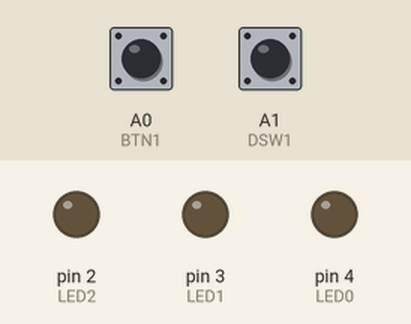
A sketch run on a simulated Arduino Uno, built with avr-gcc and run on an emulated ATmega328P. Parts: output pins drawn as LEDs (lit = HIGH). The inputs (shaded band) are chosen by the test bench; at power-on: A0 (BTN1) LOW, A1 (DSW1) LOW.

Above: at 1.2 s.
1.3 s: A0 (BTN1) pulled HIGH for 0.15 s
At 1.37 s:
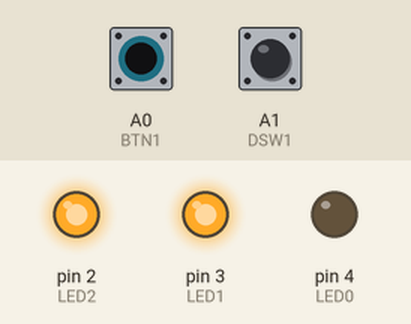
2.9 s: A1 (DSW1) pulled HIGH for 0.15 s
At 2.97 s:
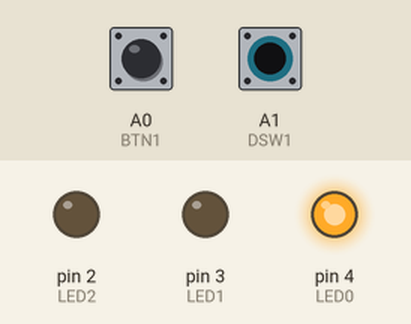
4.5 s: A1 (DSW1) pulled HIGH for 3.2 s
At 8.9 s:
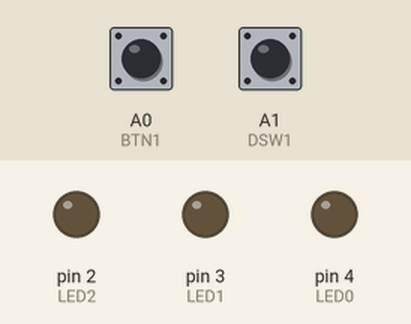
9.2 s: A0 (BTN1) pulled HIGH for 3.2 s
At 10.0 s:
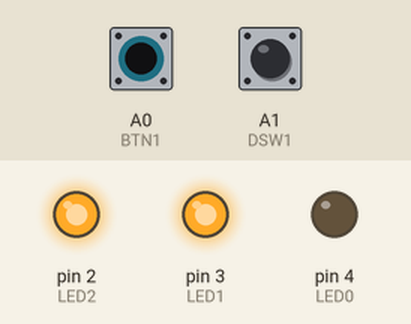
13.9 s: A0 (BTN1) driven HIGH and A1 (DSW1) driven HIGH
At 14.8 s:
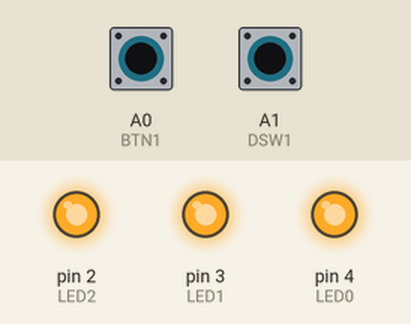
Timing chart, 0 to 16.4 s (numbered marks = the images above; inputs shaded):
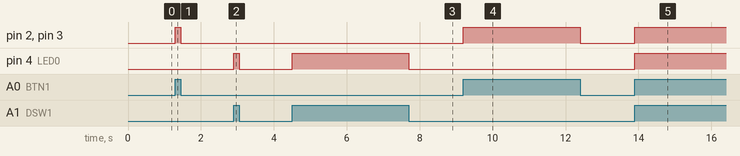

Measured:
- after the input at 1.3 s, pin 2 (LED2), pin 3 (LED1): LOW → HIGH at once, → LOW 0.15 s later
- after the input at 2.9 s, pin 4 (LED0): LOW → HIGH at once, → LOW 0.15 s later
- after the input at 4.5 s, pin 4 (LED0): LOW → HIGH at once, → LOW 3.2 s later
- after the input at 9.2 s, pin 2 (LED2), pin 3 (LED1): LOW → HIGH at once, → LOW 3.2 s later
- after the input at 13.9 s, pin 2 (LED2), pin 3 (LED1), pin 4 (LED0): LOW → HIGH at once

The sketch:

Frimware_E06.ino
```cpp
//" ¡No copies y pegues el código, analízalo e inspirate en el! "
/*************************************************************************
 *   Copyright (C) 2023 Jesús Camarena                                   *
 *   jesus.garzacmn@uanl.edu.mx                                          *
 *   Licencia: Attribution-NonCommercial-ShareAlike 3.0(CC-BY-NC-SA 3.0) *
 *   https://creativecommons.org/licenses/by-nc-sa/3.0/                  *
 *                                                                       *
 *   Ejemplo:                                                            *
 *   Dispositivo: Arduino UNO                                            *
 *   Lenguaje: Arduino                                                   *
 *   Rev: 1.0                                                            *
 *                                                     Fecha: 25/03/23   *
 ************************************************************************/
//--------------------------------INICO---------------------------------//

//--Etiquetas
//-Outputs
const byte LED0 = 4;
const byte LED1 = 3;
const byte LED2 = 2;
const byte numero_de_leds = 3;

//-Inputs
// Cualquier pin puede ser entrada o salida incluso los analógicos
const byte BTN1 = A0;
const byte DSW1 = A1;
const byte numero_de_botones = 2;

//--Macro
//-Outputs
//LED0
#define LED0_ON   digitalWrite(LED0,HIGH)
#define LED0_OFF  digitalWrite(LED0,LOW)

//--Constantes
#define RETARDO 500
#define RETARDO_1s 1000

//--Variables
bool value_DSW1 = 0;
bool value_BTN1 = 0;

//--Arreglos
byte led_pin_salida[numero_de_leds] = {LED0,LED1,LED2};
byte boton_pin_entrada[numero_de_botones] = {BTN1,DSW1};

//--------------------------------SETUP---------------------------------//
void setup()
{
  Init_leds();// Funcion para inicializar leds como salidas
  Init_botones();// Funcion para inicializar botones como entradas
}//Fin setup

//---------------------------------LOOP---------------------------------//
void loop()//while(1)
{
  //-Escribe el valor de la entrada en la salida
  digitalWrite(LED0, digitalRead(DSW1));

  //-Guarda en una variable el valor de entrada
  value_BTN1 = digitalRead(BTN1);//HIGH or LOW?
  digitalWrite(LED1, value_BTN1);//Led es igual a la variable
  digitalWrite(LED2, value_BTN1);//Led es igual a la variable

}//Fin loop

//-----------------------------FUNCIONES()------------------------------//

//***********************************************************************
//* Descripcion: Funcion para inicializar leds
//* Prototype: void Init_leds(void);
//* Call: Init_leds();
//* Retorno: void
//* Argumentos: void
//***********************************************************************
void Init_leds(void)
{
  for (byte i = 0;i < numero_de_leds;i++)
  {
    pinMode(led_pin_salida[i],OUTPUT); // Pines es salidas
  }//Fin_for
}//Fin_Init_leds

//***********************************************************************
//* Descripcion: Funcion para inicializar botones
//* Prototype: void Init_botones(void);
//* Call: Init_botones();
//* Retorno: void
//* Argumentos: void
//***********************************************************************
void Init_botones(void)
{
  for (byte i = 0;i < numero_de_botones;i++)
  {
    pinMode(boton_pin_entrada[i],INPUT); // Pines entradas
  }//Fin_for
}//Fin_Init_leds

//***********************************************************************
//* Descripcion: Funcion de leds que se encienden
//* Prototype: void Encender_leds(void);
//* Call: Encender_leds();
//* Retorno: void
//* Argumentos: void
//***********************************************************************
void Encender_leds(void)
{
  for (byte i = 0;i < numero_de_leds;i++)
  {
    digitalWrite(led_pin_salida[i],HIGH); // Pines es salidas
  }//Fin_for
}//Fin_Encender_leds

//***********************************************************************
//* Descripcion: Funcion de leds que se apagan
//* Prototype: void Apagar_leds(void);
//* Call: Apagar_leds();
//* Retorno: void
//* Argumentos: void
//***********************************************************************
void Apagar_leds(void)
{
  for (byte i = 0;i < numero_de_leds;i++)
  {
    digitalWrite(led_pin_salida[i],LOW); // Pines es salidas
  }//Fin_for
}//Fin_Apagar_leds
```
